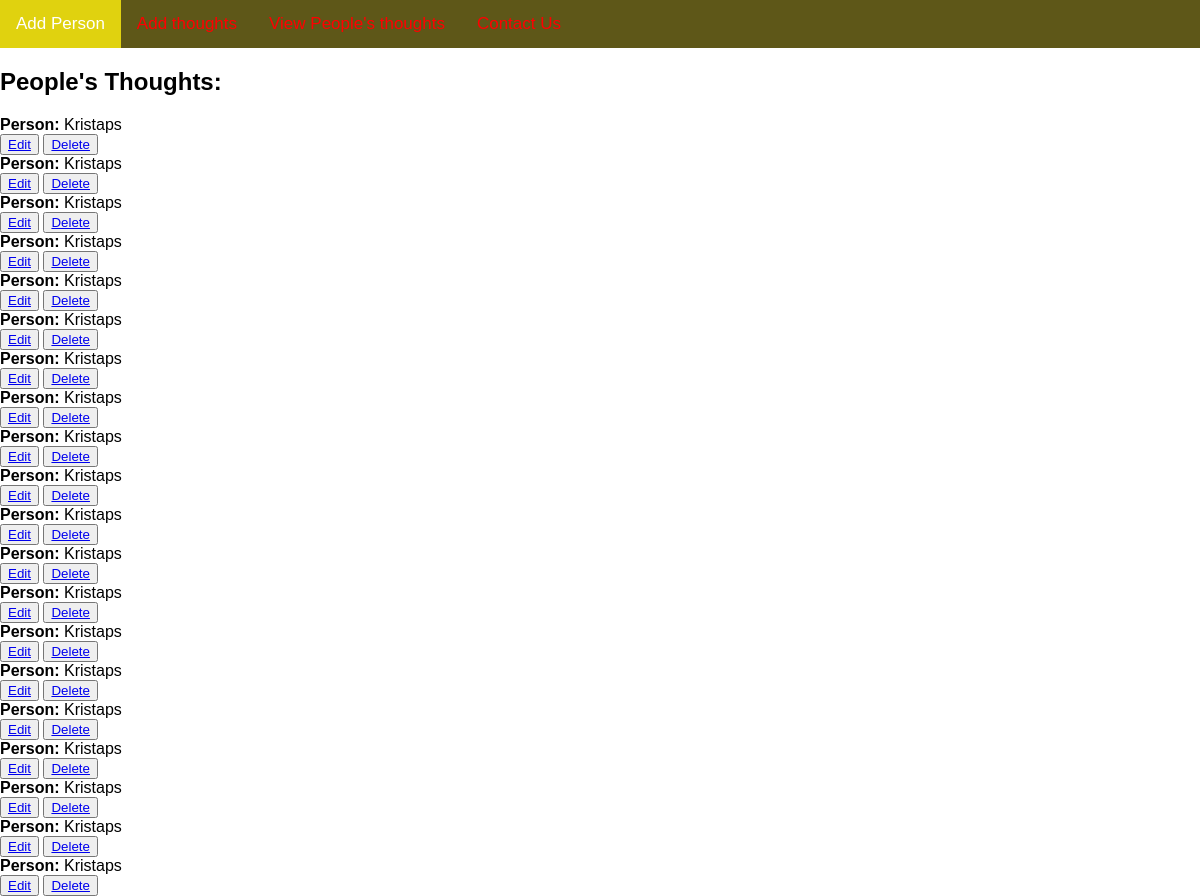
Page /all_thoughts on the earlier database version.
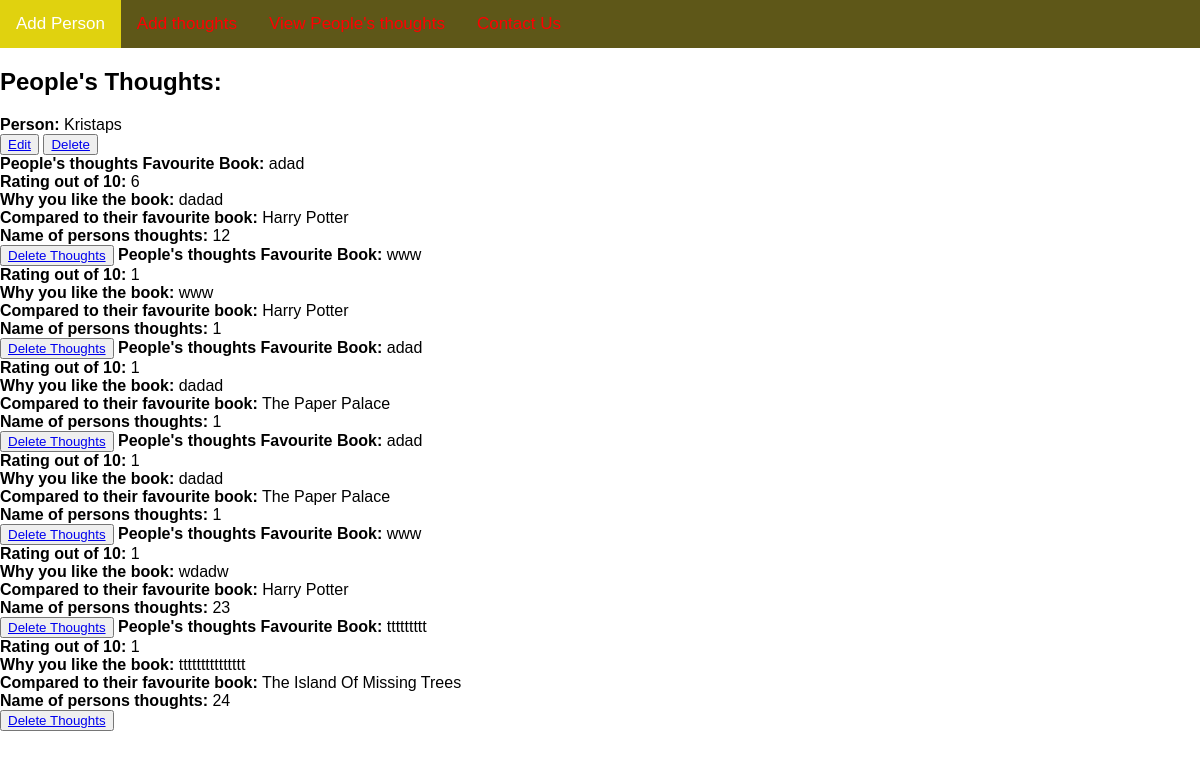
Same page on the later database version.
### application/models.py (models this page shows)
class Customer(db.Model):
    id = db.Column(db.Integer, primary_key=True)
    f_name = db.Column(db.String(30), nullable= False)
    l_name = db.Column(db.String(30), nullable= False)
    thoughts = db.relationship('Thoughts', backref='customer')

class Thoughts(db.Model):
    id= db.Column(db.Integer, primary_key=True)
    favourite_book= db.Column(db.String(40), nullable= False)
    rating= db.Column(db.String(10), nullable= False)
    why_like_book= db.Column(db.String(50), nullable= False)
    compare= db.Column(db.String(30), nullable= False)
    persons_thoughts= db.Column(db.String(30), nullable= False)
    customer_id= db.Column(db.Integer, db.ForeignKey('customer.id'))

### application/routes.py (the view)
@app.route('/all_thoughts')
def all_thoughts():
    all_thoughts = Thoughts.query.all()
    all_customers= Customer.query.all()
    return render_template('all_thoughts.html', all_thoughts=all_thoughts, all_customers=all_customers )

### application/templates/all_thoughts.html
{% extends "layout.html" %}
{% block body %}
<h2>People's Thoughts:</h2>
{% for all_customer in all_customers %}
   <b> Person:</b> {{all_customer.f_name }}
<br>
<button><span><a href="{{ url_for('updatecustomer', f_name=all_customer.f_name) }}">Edit</a></span></button>
<button><span><a href="{{ url_for('deletecustomer', f_name=all_customer.f_name) }}">Delete</a></span></button>
<br>
{% endfor %}
{% for all_thought in all_thoughts %}
    <b>People's thoughts</b>{{all_thought.customer.f_name}}
    <b>Favourite Book:</b> {{ all_thought.favourite_book }}
<br>
    <b>Rating out of 10:</b> {{ all_thought.rating }}
<br>
    <b>Why you like the book:</b> {{ all_thought.why_like_book }}
<br>
    <b>Compared to their favourite book:</b> {{ all_thought.compare }}
<br>
    <b>Name of persons thoughts:</b> {{ all_thought.persons_thoughts }}
<br>
<button><span><a href="{{ url_for('deletethoughts', f_name=all_thoughts.f_name) }}">Delete Thoughts</a></span></button>
{% endfor %}
{% endblock body %}

Differences in the rows shown:
removed Customer: f_name "Kristaps"
removed Customer: f_name "Kristaps"
removed Customer: f_name "Kristaps"
removed Customer: f_name "Kristaps"
removed Customer: f_name "Kristaps"
removed Customer: f_name "Kristaps"
removed Customer: f_name "Kristaps"
removed Customer: f_name "Kristaps"
removed Customer: f_name "Kristaps"
removed Customer: f_name "Kristaps"
removed Customer: f_name "Kristaps"
removed Customer: f_name "Kristaps"
removed Customer: f_name "Kristaps"
removed Customer: f_name "Kristaps"
removed Customer: f_name "Kristaps"
removed Customer: f_name "Kristaps"
removed Customer: f_name "Kristaps"
removed Customer: f_name "Kristaps"
removed Customer: f_name "Kristaps"
added Thoughts: favourite_book "adad", rating "6", why_like_book "dadad", compare "Harry Potter", persons_thoughts "12"
added Thoughts: favourite_book "www", rating "1", why_like_book "www", compare "Harry Potter", persons_thoughts "1"
added Thoughts: favourite_book "adad", rating "1", why_like_book "dadad", compare "The Paper Palace", persons_thoughts "1"
added Thoughts: favourite_book "adad", rating "1", why_like_book "dadad", compare "The Paper Palace", persons_thoughts "1"
added Thoughts: favourite_book "www", rating "1", why_like_book "wdadw", compare "Harry Potter", persons_thoughts "23"
added Thoughts: favourite_book "ttttttttt", rating "1", why_like_book "ttttttttttttttt", compare "The Island Of Missing Trees", persons_thoughts "24"
